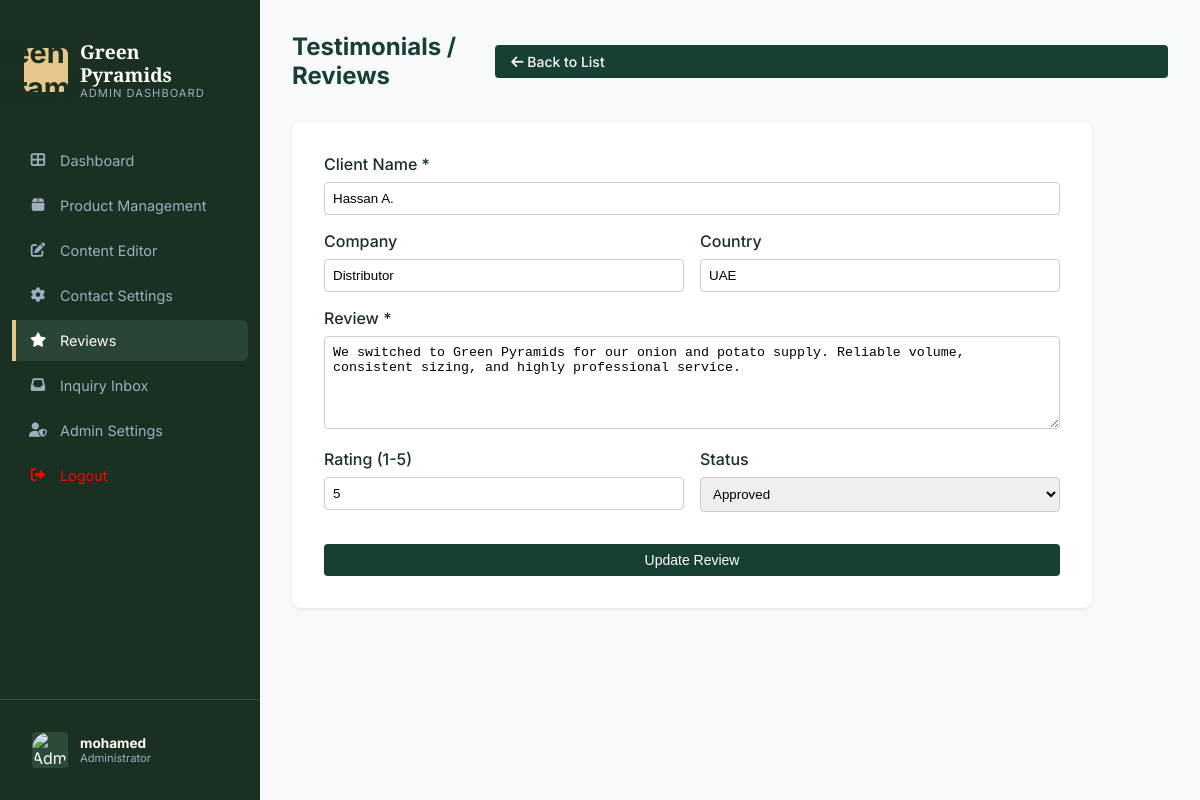
Page /admin/reviews.php?action=edit&id=2 (signed in) on the committed database.
### tables this page shows
CREATE TABLE `testimonials` (
  `id` int(11) NOT NULL,
  `client_name` varchar(255) NOT NULL,
  `company` varchar(255) DEFAULT NULL,
  `country` varchar(100) DEFAULT NULL,
  `review` text NOT NULL,
  `rating` int(11) DEFAULT 5,
  `status` enum('pending','approved','hidden') DEFAULT 'pending',
  `created_at` timestamp NOT NULL DEFAULT current_timestamp()
);

### admin/reviews.php (the view, shortened to what this page needs)
<?php
require '../includes/db.php';
$action = $_GET['action'] ?? 'list';
$id = isset($_GET['id']) ? (int)$_GET['id'] : 0;
?>
<!DOCTYPE html>
<html lang="en">
<head>
    <link rel="stylesheet" href="https://cdnjs.cloudflare.com/ajax/libs/font-awesome/6.0.0/css/all.min.css">
    <link rel="stylesheet" href="../assets/css/sidebar.css">
    <link rel="stylesheet" href="../assets/css/main.css">
</head>
<body>
    <?php include 'includes/sidebar.php'; ?>
    <main class="admin-main">
        <div style="display:flex; justify-content:space-between; align-items:center; margin-bottom: 2rem;">
            <h1 style="font-size:24px; color:#173F35;">Testimonials / Reviews</h1>
            <?php if ($action === 'list'): ?>
                <a href="?action=add" class="btn btn-primary"><i class="fas fa-plus"></i> Add New</a>
            <?php else: ?>
                <a href="reviews.php" class="btn btn-primary"><i class="fas fa-arrow-left"></i> Back to List</a>
            <?php endif; ?>
        </div>
        <?php if ($action === 'list'): ?>
            <div class="table-wrapper">
                <table class="admin-table">
                    <thead>
                        <tr>
                            <th>Name</th>
                            <th>Company/Country</th>
                            <th style="width:40%">Review</th>
                            <th>Rating</th>
                            <th>Status</th>
                            <th>Actions</th>
                        </tr>
                    </thead>
                    <tbody>
                        <?php
                        $res = $conn->query("SELECT * FROM testimonials ORDER BY created_at DESC");
                        while ($row = $res->fetch_assoc()):
                        ?>
                        <tr>
                            <td><?= htmlspecialchars($row['client_name']) ?></td>
                            <td><?= htmlspecialchars($row['company'] ?? '') ?>, <?= htmlspecialchars($row['country'] ?? '') ?></td>
                            <td style="font-size:0.9rem; color:#555;"><?= htmlspecialchars($row['review']) ?></td>
                            <td><?= $row['rating'] ?>/5</td>
                            <td>
                                <span style="padding:4px 8px; border-radius:4px; font-size:12px;
                                    <?= $row['status'] === 'approved' ? 'background:#d1fae5;color:#065f46;' : ($row['status'] === 'hidden' ? 'background:#fee2e2;color:#991b1b;' : 'background:#fef3c7;color:#92400e;') ?>">
                                    <?= ucfirst($row['status']) ?>
                                </span>
                            </td>
                            <td>
                                <div style="display:flex; gap:8px;">
                                    <form method="POST">
                                        <input type="hidden" name="id" value="<?= $row['id'] ?>">
                                        <input type="hidden" name="status" value="<?= $row['status'] ?>">
                                        <button type="submit" name="toggle_status" class="btn btn-warning" style="padding:4px 8px; font-size:12px;">
                                            <?= $row['status'] === 'approved' ? 'Hide' : 'Approve' ?>
                                        </button>
                                    </form>
                                    <a href="?action=edit&id=<?= $row['id'] ?>" class="btn btn-primary" style="padding:4px 8px; font-size:12px;">Edit</a>
                                    <form method="POST" onsubmit="return confirm('Delete this review?');">
                                        <input type="hidden" name="id" value="<?= $row['id'] ?>">
                                        <button type="submit" name="delete_review" class="btn btn-danger" style="padding:4px 8px; font-size:12px;">Delete</button>
                                    </form>
                                </div>
                            </td>
                        </tr>
                        <?php endwhile; ?>
                    </tbody>
                </table>
            </div>
        <?php elseif ($action === 'add' || ($action === 'edit' && $id > 0)): ?>
            <?php
            $editData = ['client_name'=>'', 'company'=>'', 'country'=>'', 'review'=>'', 'rating'=>5, 'status'=>'pending'];
            if ($action === 'edit') {
                $stmt = $conn->prepare("SELECT * FROM testimonials WHERE id=?");
                $stmt->bind_param("i", $id);
                $stmt->execute();
                $res = $stmt->get_result();
                if ($res->num_rows > 0) $editData = $res->fetch_assoc();
            }
            ?>
            <div style="background:#fff; padding:2rem; border-radius:8px; box-shadow:0 1px 3px rgba(0,0,0,0.1); max-width:800px;">
                <form method="POST">
                    <div class="form-group">
                        <label>Client Name *</label>
                        <input type="text" name="client_name" class="form-control" value="<?= htmlspecialchars($editData['client_name']) ?>" required>
                    </div>
                    <div style="display:flex; gap:1rem;">
                        <div class="form-group" style="flex:1;">
                            <label>Company</label>
                            <input type="text" name="company" class="form-control" value="<?= htmlspecialchars($editData['company'] ?? '') ?>">
                        </div>
                        <div class="form-group" style="flex:1;">
                            <label>Country</label>
                            <input type="text" name="country" class="form-control" value="<?= htmlspecialchars($editData['country'] ?? '') ?>">
                        </div>
                    </div>
                    <div class="form-group">
                        <label>Review *</label>
                        <textarea name="review" class="form-control" rows="5" required><?= htmlspecialchars($editData['review']) ?></textarea>
                    </div>
                    <div style="display:flex; gap:1rem;">
                        <div class="form-group" style="flex:1;">
                            <label>Rating (1-5)</label>
                            <input type="number" name="rating" min="1" max="5" class="form-control" value="<?= $editData['rating'] ?>">
                        </div>
                        <div class="form-group" style="flex:1;">
                            <label>Status</label>
                            <select name="status" class="form-control">
                                <option value="approved" <?= $editData['status'] === 'approved' ? 'selected' : '' ?>>Approved</option>
                            </select>
                        </div>
                    </div>
                    <button type="submit" name="<?= $action === 'add' ? 'create_review' : 'update_review' ?>" class="btn btn-primary" style="margin-top:1rem;">
                        <?= $action === 'add' ? 'Save Review' : 'Update Review' ?>
                    </button>
                </form>
            </div>
        <?php endif; ?>
    </main>
</body>
</html>

### assets/css/sidebar.css (style rules this page uses)
:root { --sidebar-bg: #1A3022; --sidebar-active-bg: #2A4535; --sidebar-text: #FFFFFF; --sidebar-text-muted: #A0AEC0; --gold: #E6C78C; --font-serif: 'Playfair Display', serif; --font-sans: 'Inter', sans-serif; }

### assets/css/main.css (style rules this page uses)
:root { --color-emerald: #173F35; --color-emerald-dark: #0d2a24; --color-sage: #8FAE5D; --color-sand: #F6F3EC; --color-gold: #D8C7A1; }
:root { --bg-color: #F8F9FA; --text-primary: #1A3022; --text-secondary: #64748B; --emerald: #1A3022; --light-sage: #E8F0EB; --gold: #E6C78C; --white: #FFFFFF; --border-color: #E2E8F0; --font-serif: 'Playfair Display', serif; --font-sans: 'Inter', sans-serif; }
* { box-sizing: border-box; margin: 0; padding: 0; }
body { background-color: var(--bg-color); color: var(--text-primary); font-family: var(--font-sans); display: flex; min-height: 100vh; }
.btn { display: flex; align-items: center; justify-content: center; gap: 8px; padding: 12px; border-radius: 4px; font-size: 0.9rem; font-weight: 500; cursor: pointer; width: 100%; border: none; transition: opacity 0.2s; text-decoration: none; box-sizing: border-box; }

### admin/reviews.php (style rules this page uses)
.admin-main { flex: 1; padding: 2rem; margin-left: 260px; max-width: calc(100vw - 260px); overflow-x: hidden; }
.btn { padding: 8px 16px; border: none; border-radius: 4px; cursor: pointer; font-size: 14px; text-decoration:none; display:inline-block; }
.btn-primary { background: #173F35; color: #fff; }
.form-group { margin-bottom: 1rem; }
.form-group label { display: block; margin-bottom: 0.5rem; font-weight: 500; }
.form-control { width: 100%; padding: 8px; border: 1px solid #ccc; border-radius: 4px; }

### rows in the picture
testimonials: client_name "Hassan A.", company "Distributor", country "UAE", review "We switched to Green Pyramids for our onion and potato supply. Reliable volume, consistent sizing, and highly professional service.", rating "5", status "Approved"

### other values in the picture
$_SESSION['full_name'] "mohamed"
